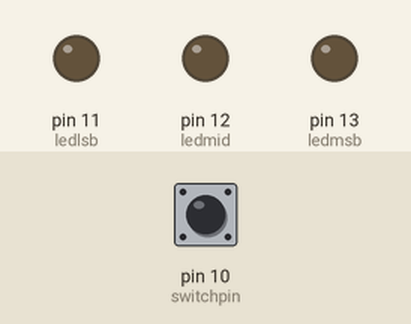
This sketch was run on a simulated Arduino Uno, built with avr-gcc and run on an emulated ATmega328P. On the bench: output pins drawn as LEDs (lit = HIGH). Dashed ring = blinking. The test bench sets the inputs (shaded band); at power-on: pin 10 (switchpin) LOW.

Above: at 1.2 s.
1.3 s: pin 10 (switchpin) pulled HIGH for 1 s
At 2.4 s:
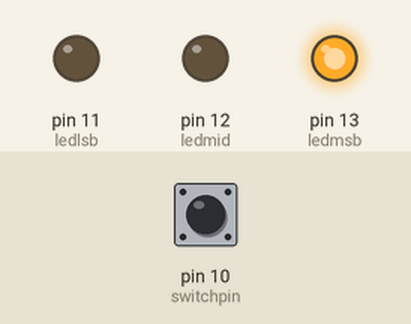
3.8 s: pin 10 (switchpin) pulled HIGH for 0.15 s
At 4.9 s:
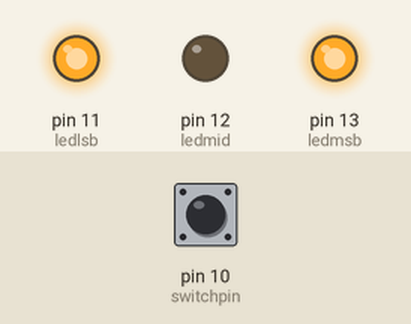
5.4 s: pin 10 (switchpin) pulled HIGH for 0.15 s
At 6.1 s:
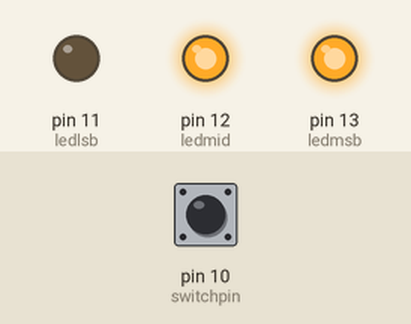
7.0 s: pin 10 (switchpin) pulled HIGH for 3.2 s
At 8.7 s:
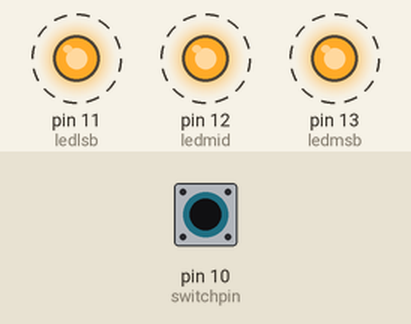
Timing chart, 0 to 11.5 s (numbered marks = the images above; inputs shaded):
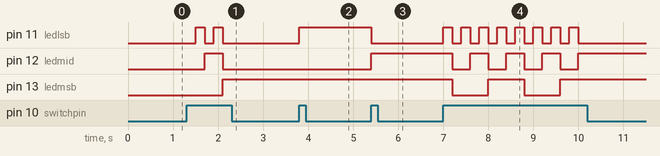

The sketch:

3_bit_counter__count_on_every_switch_.ino
```cpp
int ledmsb = 13;
int ledmid = 12;
int ledlsb = 11;
int switchpin = 10;
boolean lastbutton = LOW;
int count = 0;
void setup()
{
  pinMode(ledmsb, OUTPUT);
  pinMode (ledmid, OUTPUT);
  pinMode(ledlsb, OUTPUT);
  pinMode(switchpin, INPUT);
}

void loop()
{
  if (digitalRead(switchpin) == HIGH && lastbutton == LOW)
  {
    lastbutton = !lastbutton;
    if (count%2 != 0)
    {
      digitalWrite(ledlsb,HIGH);
    }
    else
    {
      digitalWrite(ledlsb,LOW);
    }
    if (count>=4)
    {
      digitalWrite(ledmsb,HIGH);
    }
    else
    {
      digitalWrite(ledmsb,LOW);
    }
    if (count==2 || count == 3 || count == 6 || count == 7)
    {
      digitalWrite(ledmid,HIGH);
    }
    else
    {
      digitalWrite(ledmid,LOW);
    }
    count++;
    delay(200);
  }
  else
  {
    lastbutton = LOW;
  }
  if (count == 8)
  {
    count=0;
  }
}
```

Measured:
- after the input at 1.3 s, pin 11 (ledlsb): alternates HIGH for 0.20 s and LOW for 0.20 s, 4 changes in all, then stays LOW, starting after 0.20 s; pin 12 (ledmid): LOW → HIGH after 0.40 s, → LOW 0.40 s later; pin 13 (ledmsb): LOW → HIGH after 0.80 s
- after the input at 3.8 s, pin 11 (ledlsb): LOW → HIGH at once
- after the input at 5.4 s, pin 11 (ledlsb): HIGH → LOW at once; pin 12 (ledmid): LOW → HIGH at once
- after the input at 7.0 s, pin 11 (ledlsb): alternates HIGH for 0.20 s and LOW for 0.20 s, 16 changes in all, then stays LOW, starting at once; pin 12 (ledmid): alternates HIGH for 0.40 s and LOW for 0.40 s, 8 changes in all, then stays HIGH, starting after 0.20 s
